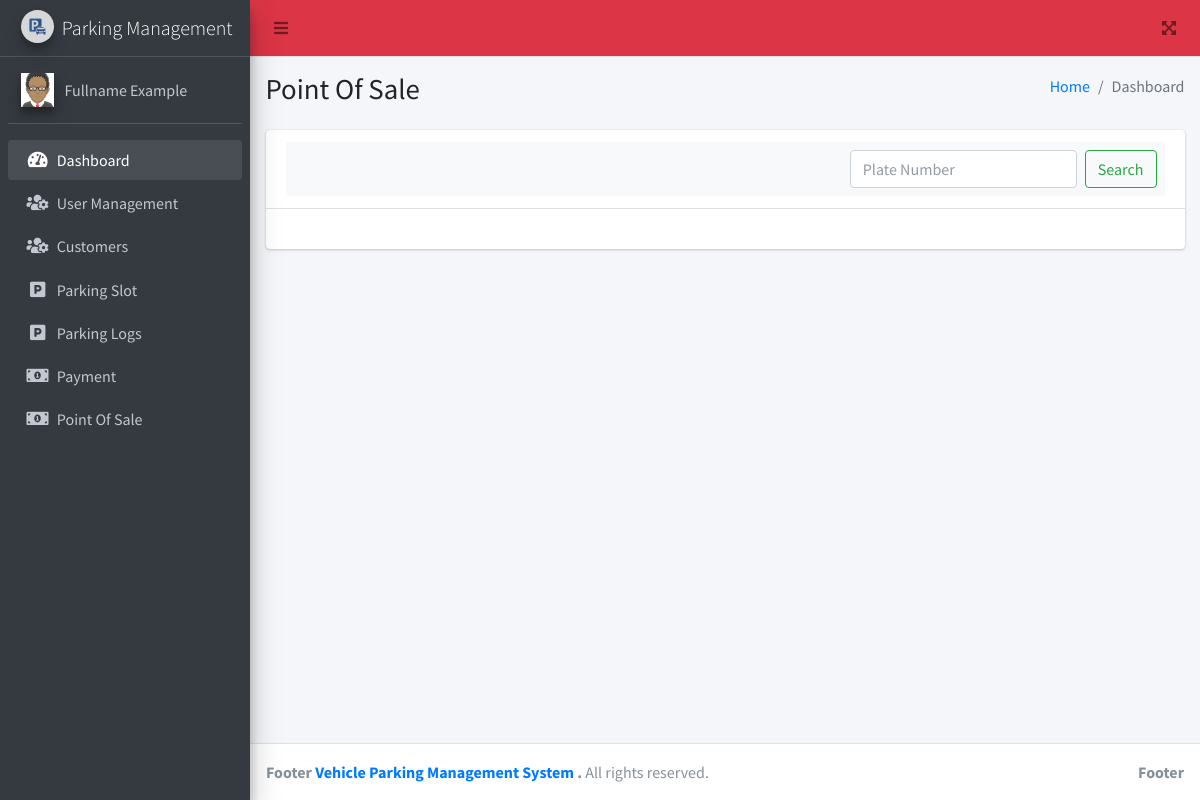
The page /Admin/pointofsale.php on the database as committed earlier.
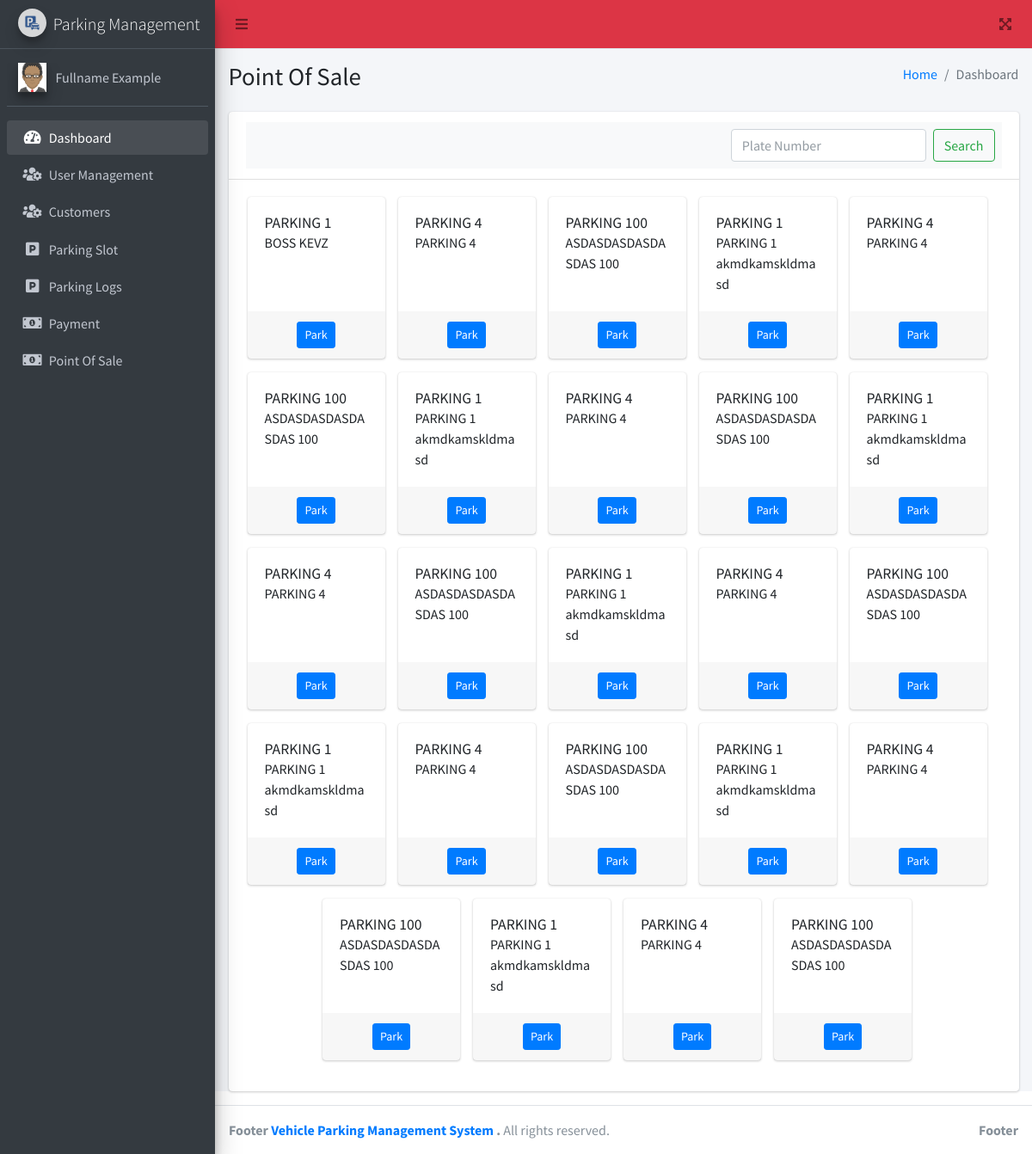
The same page on the database as committed later.
### tables this page shows
CREATE TABLE `parking_slot` (
  `PS_ID` int(11) NOT NULL,
  `PARKING_NAME` varchar(255) NOT NULL,
  `DESCRIPTION` varchar(255) NOT NULL,
  `PS_STATUS` int(11) NOT NULL
);

### Classes/CONFIGDB.php (called while the page is built, shortened)
<?php
	class CONFIGDB
	{
		private $_host = 'localhost';
		private $_username = 'root';
		private $_password = '';
		private $_database = 'hpms';
		protected $connection;
		public function __construct()
		{
			if (!isset($this->connection)) {
				$this->connection = new mysqli($this->_host, $this->_username, $this->_password, $this->_database);
			}
			return $this->connection;
		}
	}
?>

### Classes/CRUDAPI.php (called while the page is built, shortened)
<?php
include_once 'CONFIGDB.php';
class CRUDAPI extends CONFIGDB
{
	public function getData($query)
	{
		$result = $this->connection->query($query);
		$rows = array();
		while ($row = $result->fetch_assoc()) {
			$rows[] = $row;
		}
		return $rows;
	}
}
?>

### Admin/pointofsale.php (the view, shortened to what the changed rows need)
  <?php
    include_once("../Classes/CRUDAPI.php");
    $crudapi = new CRUDAPI();
  ?>
<?php include("layouts/header.php");?>
<div class="wrapper">
  <?php include("layouts/sidebar.php");?>
  <div class="content-wrapper">
    <div class="content-header">
      <div class="container-fluid">
        <div class="row mb-2">
          <div class="col-sm-6">
            <h1 class="m-0">Point Of Sale</h1>
          </div>
        </div>
      </div>
    </div>
    <section class="content">
      <div class="container-fluid">
        <div class="card">
          <div class="card-header">
          <nav class="navbar navbar-light bg-light justify-content-end">
          </nav>
          </div>
          <div class="card-body">
          <div class="row d-flex justify-content-center">
          <?php
                  $query = "SELECT * FROM `parking_slot`";
                  $result = $crudapi->getData($query);
                  $number = 1;
                  foreach ($result as $key => $data) {
                    if($data["PS_STATUS"]==0){
              ?>
                <div class="card" style="width: 10rem; margin-right:15px;">
                    <div class="card-body">
                        <h5 class="card-title"><?php echo $data["PARKING_NAME"] ?></h5>
                        <p class="card-text"><?php echo $data["DESCRIPTION"] ?></p>
                    </div>
                    <div class="card-footer text-muted d-flex justify-content-center">
                        <button type="button" class="btn btn-primary btn-sm" id="park" data-id="<?php echo $data["PS_ID"] ?>">Park</button>
                    </div>
                </div>
            <?php }$number++;}?>
            </div>
          </div>
        </div>
      </div>
    </section>
  </div>
</div>
<?php include("layouts/scripts.php");?>

### Admin/layouts/sidebar.php (shortened to what the changed rows need)
<aside class="main-sidebar sidebar-dark-primary elevation-4">
    <a href="" class="brand-link">
      <img src="../dist/img/icon.jpg" alt="AdminLTE Logo" class="brand-image img-circle elevation-3" style="opacity: .8">
      <span class="brand-text font-weight-light">Parking Management</span>
    </a>
  </aside>

Rows that differ between the two databases and show on the page:
added parking_slot: PARKING_NAME "PARKING 1", DESCRIPTION "BOSS KEVZ"
added parking_slot: PARKING_NAME "PARKING 4", DESCRIPTION "PARKING 4"
added parking_slot: PARKING_NAME "PARKING 100", DESCRIPTION "ASDASDASDASDASDAS 100"
added parking_slot: PARKING_NAME "PARKING 1", DESCRIPTION "PARKING 1 akmdkamskldmasd"
added parking_slot: PARKING_NAME "PARKING 4", DESCRIPTION "PARKING 4"
added parking_slot: PARKING_NAME "PARKING 100", DESCRIPTION "ASDASDASDASDASDAS 100"
added parking_slot: PARKING_NAME "PARKING 1", DESCRIPTION "PARKING 1 akmdkamskldmasd"
added parking_slot: PARKING_NAME "PARKING 4", DESCRIPTION "PARKING 4"
added parking_slot: PARKING_NAME "PARKING 100", DESCRIPTION "ASDASDASDASDASDAS 100"
added parking_slot: PARKING_NAME "PARKING 1", DESCRIPTION "PARKING 1 akmdkamskldmasd"
added parking_slot: PARKING_NAME "PARKING 4", DESCRIPTION "PARKING 4"
added parking_slot: PARKING_NAME "PARKING 100", DESCRIPTION "ASDASDASDASDASDAS 100"
added parking_slot: PARKING_NAME "PARKING 1", DESCRIPTION "PARKING 1 akmdkamskldmasd"
added parking_slot: PARKING_NAME "PARKING 4", DESCRIPTION "PARKING 4"
added parking_slot: PARKING_NAME "PARKING 100", DESCRIPTION "ASDASDASDASDASDAS 100"
added parking_slot: PARKING_NAME "PARKING 1", DESCRIPTION "PARKING 1 akmdkamskldmasd"
added parking_slot: PARKING_NAME "PARKING 4", DESCRIPTION "PARKING 4"
added parking_slot: PARKING_NAME "PARKING 100", DESCRIPTION "ASDASDASDASDASDAS 100"
added parking_slot: PARKING_NAME "PARKING 1", DESCRIPTION "PARKING 1 akmdkamskldmasd"
added parking_slot: PARKING_NAME "PARKING 4", DESCRIPTION "PARKING 4"
added parking_slot: PARKING_NAME "PARKING 100", DESCRIPTION "ASDASDASDASDASDAS 100"
added parking_slot: PARKING_NAME "PARKING 1", DESCRIPTION "PARKING 1 akmdkamskldmasd"
added parking_slot: PARKING_NAME "PARKING 4", DESCRIPTION "PARKING 4"
added parking_slot: PARKING_NAME "PARKING 100", DESCRIPTION "ASDASDASDASDASDAS 100"
